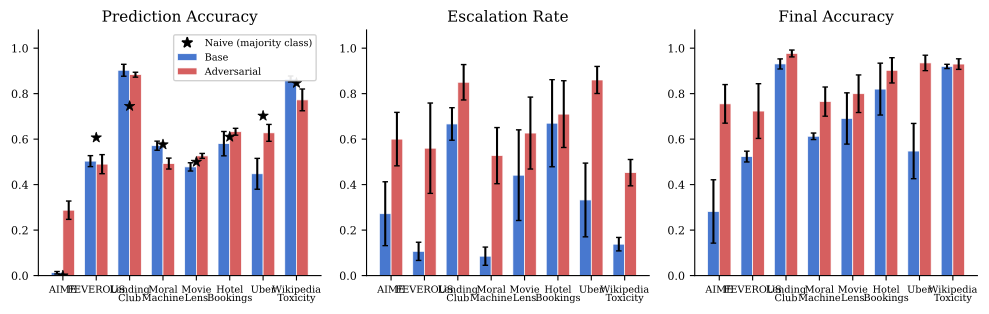

Write Python code to recreate this figure.
"""Generate the main 3-panel figure: prediction accuracy, escalation rate, final accuracy."""
import json
import numpy as np
import pandas as pd
import matplotlib.pyplot as plt
import matplotlib

matplotlib.rcParams.update({
    "font.family": "serif",
    "font.size": 9,
    "axes.labelsize": 10,
    "axes.titlesize": 11,
    "xtick.labelsize": 8,
    "ytick.labelsize": 8,
    "legend.fontsize": 8,
    "figure.dpi": 300,
})

data = json.loads(r'''
[{"dataset": "FEVEROUS", "model": "Qwen3-14B", "method": "adversarial", "n": 100, "pred_acc": 0.52, "esc_rate": 0.96, "final_acc": 0.97, "naive_acc": 0.56}, {"dataset": "FEVEROUS", "model": "Qwen3-1.7B", "method": "base", "n": 100, "pred_acc": 0.46, "esc_rate": 0.14, "final_acc": 0.47, "naive_acc": 0.64}, {"dataset": "FEVEROUS", "model": "Qwen3-8B", "method": "adversarial", "n": 100, "pred_acc": 0.56, "esc_rate": 0.6, "final_acc": 0.74, "naive_acc": 0.67}, {"dataset": "FEVEROUS", "model": "Qwen3-14B", "method": "base", "n": 100, "pred_acc": 0.49, "esc_rate": 0.17, "final_acc": 0.53, "naive_acc": 0.6}, {"dataset": "FEVEROUS", "model": "Qwen3-8B", "method": "base", "n": 100, "pred_acc": 0.56, "esc_rate": 0.01, "final_acc": 0.57, "naive_acc": 0.58}, {"dataset": "FEVEROUS", "model": "Qwen3-1.7B", "method": "adversarial", "n": 100, "pred_acc": 0.39, "esc_rate": 0.12, "final_acc": 0.46, "naive_acc": 0.61}, {"dataset": "HotelBookings", "model": "Qwen3-1.7B", "method": "base", "n": 100, "pred_acc": 0.55, "esc_rate": 0.83, "final_acc": 0.89, "naive_acc": 0.6}, {"dataset": "HotelBookings", "model": "Qwen3-8B", "method": "base", "n": 100, "pred_acc": 0.65, "esc_rate": 0.91, "final_acc": 0.98, "naive_acc": 0.6}, {"dataset": "HotelBookings", "model": "Qwen3-14B", "method": "adversarial", "n": 100, "pred_acc": 0.67, "esc_rate": 0.29, "final_acc": 0.73, "naive_acc": 0.64}, {"dataset": "HotelBookings", "model": "Qwen3-1.7B", "method": "adversarial", "n": 100, "pred_acc": 0.65, "esc_rate": 0.58, "final_acc": 0.88, "naive_acc": 0.65}, {"dataset": "HotelBookings", "model": "Qwen3-8B", "method": "adversarial", "n": 100, "pred_acc": 0.62, "esc_rate": 0.98, "final_acc": 1.0, "naive_acc": 0.6}, {"dataset": "HotelBookings", "model": "Qwen3-4B", "method": "base", "n": 100, "pred_acc": 0.42, "esc_rate": 0.01, "final_acc": 0.43, "naive_acc": 0.57}, {"dataset": "HotelBookings", "model": "Qwen3-14B", "method": "base", "n": 100, "pred_acc": 0.7, "esc_rate": 0.93, "final_acc": 0.98, "naive_acc": 0.67}, {"dataset": "HotelBookings", "model": "Qwen3-4B", "method": "adversarial", "n": 100, "pred_acc": 0.59, "esc_rate": 0.99, "final_acc": 1.0, "naive_acc": 0.56}, {"dataset": "LendingClub", "model": "Qwen3-8B", "method": "base", "n": 100, "pred_acc": 0.93, "esc_rate": 0.74, "final_acc": 0.96, "naive_acc": 0.75}, {"dataset": "LendingClub", "model": "Qwen3-1.7B", "method": "base", "n": 16, "pred_acc": 0.75, "esc_rate": 0.25, "final_acc": 0.8125, "naive_acc": 0.5625}, {"dataset": "LendingClub", "model": "Qwen3-14B", "method": "adversarial", "n": 100, "pred_acc": 0.91, "esc_rate": 0.93, "final_acc": 1.0, "naive_acc": 0.82}, {"dataset": "LendingClub", "model": "Qwen3-8B", "method": "adversarial", "n": 100, "pred_acc": 0.87, "esc_rate": 0.96, "final_acc": 0.99, "naive_acc": 0.76}, {"dataset": "LendingClub", "model": "Qwen3-14B", "method": "base", "n": 100, "pred_acc": 0.9, "esc_rate": 0.66, "final_acc": 0.92, "naive_acc": 0.77}, {"dataset": "LendingClub", "model": "Qwen3-1.7B", "method": "adversarial", "n": 100, "pred_acc": 0.87, "esc_rate": 0.66, "final_acc": 0.94, "naive_acc": 0.76}, {"dataset": "MovieLens", "model": "Qwen3-4B", "method": "adversarial", "n": 100, "pred_acc": 0.51, "esc_rate": 0.85, "final_acc": 0.9, "naive_acc": 0.5}, {"dataset": "MovieLens", "model": "Qwen3-8B", "method": "adversarial", "n": 100, "pred_acc": 0.53, "esc_rate": 0.45, "final_acc": 0.73, "naive_acc": 0.5}, {"dataset": "MovieLens", "model": "Qwen3-14B", "method": "adversarial", "n": 100, "pred_acc": 0.56, "esc_rate": 1.0, "final_acc": 1.0, "naive_acc": 0.5}, {"dataset": "MovieLens", "model": "Qwen3-1.7B", "method": "adversarial", "n": 99, "pred_acc": 0.505, "esc_rate": 0.202, "final_acc": 0.566, "naive_acc": 0.5}, {"dataset": "MovieLens", "model": "Qwen3-4B", "method": "base", "n": 100, "pred_acc": 0.44, "esc_rate": 0.0, "final_acc": 0.44, "naive_acc": 0.5}, {"dataset": "MovieLens", "model": "Qwen3-1.7B", "method": "base", "n": 85, "pred_acc": 0.494, "esc_rate": 0.976, "final_acc": 0.988, "naive_acc": 0.5}, {"dataset": "MovieLens", "model": "Qwen3-8B", "method": "base", "n": 100, "pred_acc": 0.45, "esc_rate": 0.14, "final_acc": 0.52, "naive_acc": 0.5}, {"dataset": "MovieLens", "model": "Qwen3-14B", "method": "base", "n": 100, "pred_acc": 0.53, "esc_rate": 0.73, "final_acc": 0.86, "naive_acc": 0.5}, {"dataset": "WikipediaToxicity", "model": "Qwen3-14B", "method": "base", "n": 100, "pred_acc": 0.83, "esc_rate": 0.11, "final_acc": 0.93, "naive_acc": 0.93}, {"dataset": "WikipediaToxicity", "model": "Qwen3-1.7B", "method": "adversarial", "n": 100, "pred_acc": 0.63, "esc_rate": 0.39, "final_acc": 0.87, "naive_acc": 0.83}, {"dataset": "WikipediaToxicity", "model": "Qwen3-1.7B", "method": "base", "n": 98, "pred_acc": 0.898, "esc_rate": 0.102, "final_acc": 0.918, "naive_acc": 0.867}, {"dataset": "WikipediaToxicity", "model": "Qwen3-4B", "method": "base", "n": 100, "pred_acc": 0.85, "esc_rate": 0.24, "final_acc": 0.94, "naive_acc": 0.79}, {"dataset": "WikipediaToxicity", "model": "Qwen3-14B", "method": "adversarial", "n": 100, "pred_acc": 0.9, "esc_rate": 0.52, "final_acc": 0.98, "naive_acc": 0.84}, {"dataset": "WikipediaToxicity", "model": "Qwen3-8B", "method": "adversarial", "n": 100, "pred_acc": 0.78, "esc_rate": 0.3, "final_acc": 0.9, "naive_acc": 0.85}, {"dataset": "WikipediaToxicity", "model": "Qwen3-4B", "method": "adversarial", "n": 100, "pred_acc": 0.78, "esc_rate": 0.6, "final_acc": 0.97, "naive_acc": 0.78}, {"dataset": "WikipediaToxicity", "model": "Qwen3-8B", "method": "base", "n": 100, "pred_acc": 0.88, "esc_rate": 0.1, "final_acc": 0.89, "naive_acc": 0.8}, {"dataset": "MoralMachine", "model": "Qwen3-8B", "method": "base", "n": 100, "pred_acc": 0.51, "esc_rate": 0.19, "final_acc": 0.59, "naive_acc": 0.51}, {"dataset": "MoralMachine", "model": "Qwen3-4B", "method": "adversarial", "n": 100, "pred_acc": 0.43, "esc_rate": 0.59, "final_acc": 0.76, "naive_acc": 0.51}, {"dataset": "MoralMachine", "model": "Qwen3-14B", "method": "base", "n": 100, "pred_acc": 0.58, "esc_rate": 0.0, "final_acc": 0.58, "naive_acc": 0.58}, {"dataset": "MoralMachine", "model": "Qwen3-4B", "method": "base", "n": 100, "pred_acc": 0.62, "esc_rate": 0.02, "final_acc": 0.64, "naive_acc": 0.64}, {"dataset": "MoralMachine", "model": "Qwen3-8B", "method": "adversarial", "n": 100, "pred_acc": 0.51, "esc_rate": 0.22, "final_acc": 0.6, "naive_acc": 0.54}, {"dataset": "MoralMachine", "model": "Qwen3-14B", "method": "adversarial", "n": 100, "pred_acc": 0.47, "esc_rate": 0.89, "final_acc": 0.96, "naive_acc": 0.55}, {"dataset": "MoralMachine", "model": "Qwen3-1.7B", "method": "adversarial", "n": 100, "pred_acc": 0.56, "esc_rate": 0.41, "final_acc": 0.74, "naive_acc": 0.61}, {"dataset": "MoralMachine", "model": "Qwen3-1.7B", "method": "base", "n": 87, "pred_acc": 0.575, "esc_rate": 0.138, "final_acc": 0.644, "naive_acc": 0.575}, {"dataset": "AIME", "model": "Qwen3-14B", "method": "base", "n": 100, "pred_acc": 0.03, "esc_rate": 0.26, "final_acc": 0.29, "naive_acc": 0.0}, {"dataset": "AIME", "model": "Qwen3-1.7B", "method": "base", "n": 97, "pred_acc": 0.0, "esc_rate": 0.742, "final_acc": 0.742, "naive_acc": 0.0}, {"dataset": "AIME", "model": "Qwen3-14B", "method": "adversarial", "n": 100, "pred_acc": 0.37, "esc_rate": 0.96, "final_acc": 1.0, "naive_acc": 0.0}, {"dataset": "AIME", "model": "Qwen3-4B", "method": "base", "n": 100, "pred_acc": 0.01, "esc_rate": 0.06, "final_acc": 0.06, "naive_acc": 0.0}, {"dataset": "AIME", "model": "Qwen3-1.7B", "method": "adversarial", "n": 100, "pred_acc": 0.16, "esc_rate": 0.63, "final_acc": 0.75, "naive_acc": 0.0}, {"dataset": "AIME", "model": "Qwen3-4B", "method": "adversarial", "n": 100, "pred_acc": 0.34, "esc_rate": 0.32, "final_acc": 0.52, "naive_acc": 0.0}, {"dataset": "AIME", "model": "Qwen3-8B", "method": "adversarial", "n": 100, "pred_acc": 0.28, "esc_rate": 0.49, "final_acc": 0.75, "naive_acc": 0.0}, {"dataset": "AIME", "model": "Qwen3-8B", "method": "base", "n": 100, "pred_acc": 0.01, "esc_rate": 0.04, "final_acc": 0.05, "naive_acc": 0.0}, {"dataset": "Uber", "model": "Qwen3-4B", "method": "adversarial", "n": 100, "pred_acc": 0.56, "esc_rate": 0.99, "final_acc": 0.99, "naive_acc": 0.57}, {"dataset": "Uber", "model": "Qwen3-14B", "method": "adversarial", "n": 100, "pred_acc": 0.68, "esc_rate": 0.83, "final_acc": 0.95, "naive_acc": 0.7}, {"dataset": "Uber", "model": "Qwen3-8B", "method": "base", "n": 100, "pred_acc": 0.62, "esc_rate": 0.74, "final_acc": 0.88, "naive_acc": 0.67}, {"dataset": "Uber", "model": "Qwen3-4B", "method": "base", "n": 100, "pred_acc": 0.3, "esc_rate": 0.0, "final_acc": 0.3, "naive_acc": 0.7}, {"dataset": "Uber", "model": "Qwen3-1.7B", "method": "adversarial", "n": 100, "pred_acc": 0.55, "esc_rate": 0.68, "final_acc": 0.82, "naive_acc": 0.64}, {"dataset": "Uber", "model": "Qwen3-1.7B", "method": "base", "n": 100, "pred_acc": 0.33, "esc_rate": 0.03, "final_acc": 0.33, "naive_acc": 0.7}, {"dataset": "Uber", "model": "Qwen3-8B", "method": "adversarial", "n": 100, "pred_acc": 0.72, "esc_rate": 0.94, "final_acc": 0.98, "naive_acc": 0.72}, {"dataset": "Uber", "model": "Qwen3-14B", "method": "base", "n": 100, "pred_acc": 0.54, "esc_rate": 0.56, "final_acc": 0.68, "naive_acc": 0.74}]
''')

df = pd.DataFrame(data)

# Aggregate across models: row-weighted mean and SE per (dataset, method)
agg = []
for (ds, mth), g in df.groupby(["dataset", "method"]):
    total_n = g["n"].sum()
    for metric in ["pred_acc", "esc_rate", "final_acc"]:
        wmean = np.average(g[metric], weights=g["n"])
        # SE: treat each model's estimate as an observation, weight by n
        # Use weighted variance / effective n
        wvar = np.average((g[metric] - wmean)**2, weights=g["n"])
        k = len(g)
        se = np.sqrt(wvar / k) if k > 1 else 0
        agg.append({"dataset": ds, "method": mth, "metric": metric, "mean": wmean, "se": se, "n": total_n})
    # Naive acc (same across methods for a dataset, use weighted mean)
    naive = np.average(g["naive_acc"], weights=g["n"])
    agg.append({"dataset": ds, "method": mth, "metric": "naive_acc", "mean": naive, "se": 0, "n": total_n})

agg = pd.DataFrame(agg)

# Dataset display order and labels
ds_order = ["AIME", "FEVEROUS", "LendingClub", "MoralMachine", "MovieLens", "HotelBookings", "Uber", "WikipediaToxicity"]
ds_labels = ["AIME", "FEVEROUS", "Lending\nClub", "Moral\nMachine", "Movie\nLens", "Hotel\nBookings", "Uber", "Wikipedia\nToxicity"]

# Colors
c_base = "#4878CF"
c_adv = "#D65F5F"

fig, axes = plt.subplots(1, 3, figsize=(10, 3.2), sharey=False)
panels = [
    ("pred_acc", "Prediction Accuracy", True),
    ("esc_rate", "Escalation Rate", False),
    ("final_acc", "Final Accuracy", False),
]

x = np.arange(len(ds_order))
w = 0.35

for ax, (metric, title, show_naive) in zip(axes, panels):
    for i, (mth, color, label, offset) in enumerate([
        ("base", c_base, "Base", -w/2),
        ("adversarial", c_adv, "Adversarial", w/2),
    ]):
        means = []
        ses = []
        for ds in ds_order:
            row = agg[(agg["dataset"] == ds) & (agg["method"] == mth) & (agg["metric"] == metric)]
            if len(row):
                means.append(row["mean"].values[0])
                ses.append(row["se"].values[0])
            else:
                means.append(0)
                ses.append(0)
        ax.bar(x + offset, means, w, yerr=ses, color=color, label=label,
               capsize=2, edgecolor="white", linewidth=0.5)

    if show_naive:
        # Add stars for naive accuracy
        for j, ds in enumerate(ds_order):
            row = agg[(agg["dataset"] == ds) & (agg["method"] == "base") & (agg["metric"] == "naive_acc")]
            if len(row):
                naive_val = row["mean"].values[0]
                ax.plot(j, naive_val, marker="*", color="black", markersize=8, zorder=5,
                        markeredgewidth=0.5, markeredgecolor="black")
        # Add to legend
        ax.plot([], [], marker="*", color="black", markersize=8, linestyle="none", label="Naive (majority class)")

    ax.set_title(title)
    ax.set_xticks(x)
    ax.set_xticklabels(ds_labels, fontsize=7, linespacing=0.85)
    ax.set_ylim(0, 1.08)
    ax.set_ylabel("")
    ax.spines["top"].set_visible(False)
    ax.spines["right"].set_visible(False)

axes[0].legend(loc="upper right", framealpha=0.9, fontsize=7)
fig.tight_layout()
fig.savefig("paper/figures/fig_main.pdf", bbox_inches="tight")
print("Saved paper/figures/fig_main.pdf")
